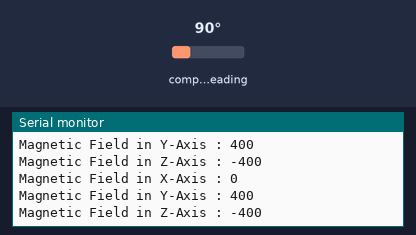
A sketch run on a simulated Arduino Uno, built with avr-gcc and run on an emulated ATmega328P. Shown: the last lines printed to the serial monitor. Wiring (inferred from the names in the program): HMC5883L compass at I2C address 0x1E. The test bench sets the inputs (shaded band); at power-on: compass heading 90°.

Above: at 1.5 s.
1.6 s: compass heading set to 7°
At 3.0 s:
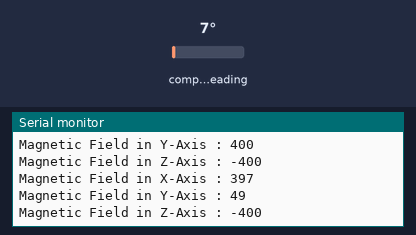
3.1 s: compass heading set to 180°
At 4.3 s:
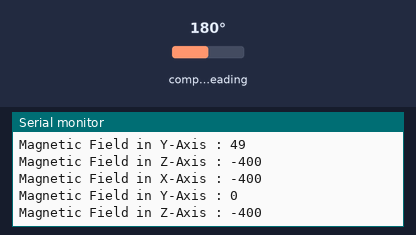
Timing chart, 0 to 6.1 s (numbered marks = the images above; inputs shaded):
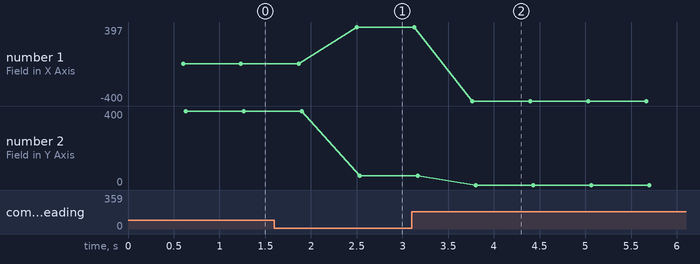

Measured:
- after the input at 1.6 s, the serial monitor: prints a new line after 0.90 s (image 1)
- after the input at 3.1 s, the serial monitor: prints a new line after 0.67 s (image 2)
- plotted number 1: 0 → 397 after the input at 1.6 s
- plotted number 2: 400 → 49 after the input at 1.6 s

The sketch:

HMC5883.ino
```cpp
// (licence header left out)
#include<Wire.h>

// HMC5883 I2C address is 0x1E(30)
#define Addr 0x1E

void setup()
{
	// Initialise I2C communication as MASTER
	Wire.begin();
	// Initialise Serial Communication, set baud rate = 9600
	Serial.begin(9600);

	// Start I2C Transmission
	Wire.beginTransmission(Addr);
	// Select configure register A
	Wire.write(0x00);
	// Set normal measurement configuration, data output rate = 0.75Hz
	Wire.write(0x60);
	// Stop I2C Transmission
	Wire.endTransmission();

	// Start I2C Transmission
	Wire.beginTransmission(Addr);
	// Select Mode register
	Wire.write(0x02);
	// Set continuous measurement
	Wire.write(0x00);
	// Stop I2C Transmission
	Wire.endTransmission();
	delay(300);
}

void loop()
{
  unsigned int data[6];
  // Start I2C Transmission
	Wire.beginTransmission(Addr);
  // Select data register
	Wire.write(0x03);
	// Stop I2C Transmission
	Wire.endTransmission();

	// Request 6 bytes of data
  Wire.requestFrom(Addr, 6);

  // Read 6 bytes of data
  // xMag msb, xMag lsb, zMag msb, zMag lsb, yMag msb, yMag lsb
	if(Wire.available() == 6)
	{
    data[0] = Wire.read();
    data[1] = Wire.read();
    data[2] = Wire.read();
    data[3] = Wire.read();
    data[4] = Wire.read();
    data[5] = Wire.read();
	}
  delay(300);

  // Convert the data
  int xMag = ((data[0] * 256) + data[1]);
  int zMag = ((data[2] * 256) + data[3]);
  int yMag = ((data[4] * 256) + data[5]);

  // Output data to serial monitor
  Serial.print("Magnetic Field in X-Axis : ");
  Serial.println(xMag);
  Serial.print("Magnetic Field in Y-Axis : ");
  Serial.println(yMag);
  Serial.print("Magnetic Field in Z-Axis : ");
  Serial.println(zMag);
  delay(300);
}
```
